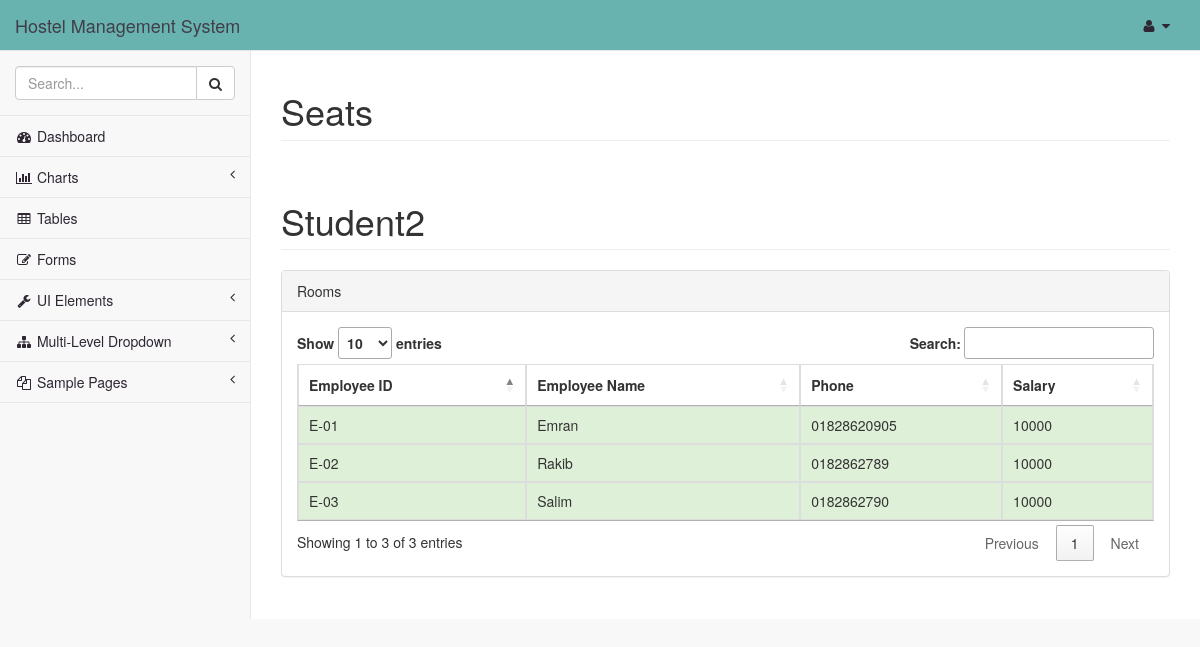
/hostel/employee, run on the app's committed database.
### hostel/models.py (models this page shows, shortened)
class Mess_employee(models.Model):
    emp_id = models.CharField(max_length=200)
    emp_name = models.CharField(max_length=200)
    address = models.CharField(max_length=200)
    emp_salary = models.CharField(max_length=200)
    phone = models.CharField(max_length=200)
    hostel = models.ForeignKey(Hostel, on_delete=models.CASCADE)

### hostel/views.py (the view)
# urls.py: path('employee', views.employee, name='employee'),
def employee(request):
    employees = Mess_employee.objects.all()
    context = {
            'employees': employees,
    }
    return render(request, 'hostel/employee.html', context)

### hostel/templates/hostel/employee.html (shortened to what this page needs)
{% extends "hostel/admin.html" %}
{% load static %}
{% block content %}
            <div class="row">
                <div class="col-lg-12">
                    <h1 class="page-header">Seats</h1>
                </div>
            </div>
            <div class="row">
                <div class="col-lg-12">
                    <h1 class="page-header">Student2</h1>
                </div>
            </div>
            <div class="row">
                <div class="col-lg-12">
                    <div class="panel panel-default">
                        <div class="panel-heading">
                           Rooms
                        </div>
                        <div class="panel-body">
                            <table width="100%" class="table table-striped table-bordered table-hover" id="dataTables-example">
                                <thead>
                                    <tr>
                                        <th>Employee ID</th>
                                        <th>Employee Name</th>
                                        <th>Phone</th>
                                        <th>Salary</th>
                                    </tr>
                                </thead>
                                <tbody>
                                    {% for employee in employees %}
                                    <tr class="success">
                                         <td>{{ employee.emp_id }}</td>
                                         <td>{{ employee.emp_name }}</td>
                                         <td>{{ employee.phone }}</td>
                                         <td>{{ employee.emp_salary }}</td>
                                    </tr>
                                     {% endfor %}
                                </tbody>
                            </table>
                        </div>
                    </div>
                </div>
            </div>
{% endblock %}

### data on the page
Mess_employee: emp_id "E-01", emp_name "Emran", phone "01828620905", emp_salary "10000"
Mess_employee: emp_id "E-02", emp_name "Rakib", phone "0182862789", emp_salary "10000"
Mess_employee: emp_id "E-03", emp_name "Salim", phone "0182862790", emp_salary "10000"
